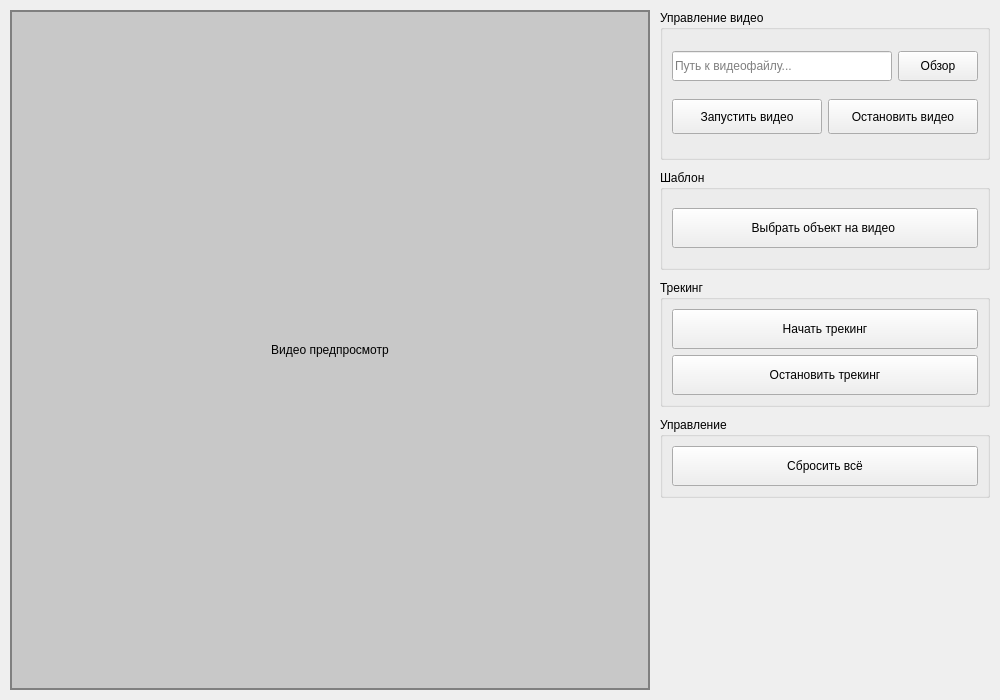
<?xml version="1.0" encoding="UTF-8"?>
<ui version="4.0">
 <class>MainWindow</class>
 <widget class="QMainWindow" name="MainWindow">
  <property name="geometry">
   <rect>
    <x>0</x>
    <y>0</y>
    <width>1000</width>
    <height>700</height>
   </rect>
  </property>
  <property name="windowTitle">
   <string>Template Tracker</string>
  </property>
  <widget class="QWidget" name="centralwidget">
   <layout class="QHBoxLayout" name="main_horizontal_layout">
    <property name="spacing">
     <number>10</number>
    </property>
    <property name="leftMargin">
     <number>10</number>
    </property>
    <property name="topMargin">
     <number>10</number>
    </property>
    <property name="rightMargin">
     <number>10</number>
    </property>
    <property name="bottomMargin">
     <number>10</number>
    </property>
    <item>
     <layout class="QVBoxLayout" name="video_layout">
      <property name="spacing">
       <number>0</number>
      </property>
      <property name="leftMargin">
       <number>0</number>
      </property>
      <property name="topMargin">
       <number>0</number>
      </property>
      <property name="rightMargin">
       <number>0</number>
      </property>
      <property name="bottomMargin">
       <number>0</number>
      </property>
      <item>
       <widget class="QLabel" name="video_label">
        <property name="sizePolicy">
         <sizepolicy hsizetype="Expanding" vsizetype="Expanding">
          <horstretch>0</horstretch>
          <verstretch>0</verstretch>
         </sizepolicy>
        </property>
        <property name="minimumSize">
         <size>
          <width>640</width>
          <height>480</height>
         </size>
        </property>
        <property name="styleSheet">
         <string notr="true">background-color: rgb(200, 200, 200); border: 2px solid gray;</string>
        </property>
        <property name="text">
         <string>Видео предпросмотр</string>
        </property>
        <property name="alignment">
         <set>Qt::AlignmentFlag::AlignCenter</set>
        </property>
       </widget>
      </item>
     </layout>
    </item>
    <item>
     <layout class="QVBoxLayout" name="control_layout">
      <property name="spacing">
       <number>10</number>
      </property>
      <property name="leftMargin">
       <number>0</number>
      </property>
      <property name="topMargin">
       <number>0</number>
      </property>
      <property name="rightMargin">
       <number>0</number>
      </property>
      <property name="bottomMargin">
       <number>0</number>
      </property>
      <item>
       <widget class="QGroupBox" name="video_group">
        <property name="minimumSize">
         <size>
          <width>0</width>
          <height>150</height>
         </size>
        </property>
        <property name="title">
         <string>Управление видео</string>
        </property>
        <layout class="QVBoxLayout" name="video_group_layout">
         <item>
          <layout class="QHBoxLayout" name="video_path_layout">
           <item>
            <widget class="QLineEdit" name="video_path_edit">
             <property name="minimumSize">
              <size>
               <width>0</width>
               <height>30</height>
              </size>
             </property>
             <property name="placeholderText">
              <string>Путь к видеофайлу...</string>
             </property>
            </widget>
           </item>
           <item>
            <widget class="QPushButton" name="browse_btn">
             <property name="minimumSize">
              <size>
               <width>80</width>
               <height>30</height>
              </size>
             </property>
             <property name="text">
              <string>Обзор</string>
             </property>
            </widget>
           </item>
          </layout>
         </item>
         <item>
          <layout class="QHBoxLayout" name="video_buttons_layout">
           <item>
            <widget class="QPushButton" name="start_video_btn">
             <property name="minimumSize">
              <size>
               <width>0</width>
               <height>35</height>
              </size>
             </property>
             <property name="text">
              <string>Запустить видео</string>
             </property>
            </widget>
           </item>
           <item>
            <widget class="QPushButton" name="stop_video_btn">
             <property name="minimumSize">
              <size>
               <width>0</width>
               <height>35</height>
              </size>
             </property>
             <property name="text">
              <string>Остановить видео</string>
             </property>
            </widget>
           </item>
          </layout>
         </item>
        </layout>
       </widget>
      </item>
      <item>
       <widget class="QGroupBox" name="template_group">
        <property name="minimumSize">
         <size>
          <width>0</width>
          <height>100</height>
         </size>
        </property>
        <property name="title">
         <string>Шаблон</string>
        </property>
        <layout class="QVBoxLayout" name="template_group_layout">
         <item>
          <widget class="QPushButton" name="select_from_video_btn">
           <property name="minimumSize">
            <size>
             <width>0</width>
             <height>40</height>
            </size>
           </property>
           <property name="text">
            <string>Выбрать объект на видео </string>
           </property>
          </widget>
         </item>
        </layout>
       </widget>
      </item>
      <item>
       <widget class="QGroupBox" name="tracking_group">
        <property name="minimumSize">
         <size>
          <width>0</width>
          <height>120</height>
         </size>
        </property>
        <property name="title">
         <string>Трекинг</string>
        </property>
        <layout class="QVBoxLayout" name="tracking_group_layout">
         <item>
          <widget class="QPushButton" name="start_tracking_btn">
           <property name="minimumSize">
            <size>
             <width>0</width>
             <height>40</height>
            </size>
           </property>
           <property name="text">
            <string>Начать трекинг</string>
           </property>
          </widget>
         </item>
         <item>
          <widget class="QPushButton" name="stop_tracking_btn">
           <property name="minimumSize">
            <size>
             <width>0</width>
             <height>40</height>
            </size>
           </property>
           <property name="text">
            <string>Остановить трекинг</string>
           </property>
          </widget>
         </item>
        </layout>
       </widget>
      </item>
      <item>
       <widget class="QGroupBox" name="control_group">
        <property name="minimumSize">
         <size>
          <width>0</width>
          <height>80</height>
         </size>
        </property>
        <property name="title">
         <string>Управление</string>
        </property>
        <layout class="QVBoxLayout" name="control_group_layout">
         <item>
          <widget class="QPushButton" name="reset_btn">
           <property name="minimumSize">
            <size>
             <width>0</width>
             <height>40</height>
            </size>
           </property>
           <property name="text">
            <string>Сбросить всё</string>
           </property>
          </widget>
         </item>
        </layout>
       </widget>
      </item>
      <item>
       <spacer name="verticalSpacer">
        <property name="orientation">
         <enum>Qt::Orientation::Vertical</enum>
        </property>
        <property name="sizeHint" stdset="0">
         <size>
          <width>20</width>
          <height>40</height>
         </size>
        </property>
       </spacer>
      </item>
     </layout>
    </item>
   </layout>
  </widget>
 </widget>
 <resources/>
 <connections/>
</ui>
